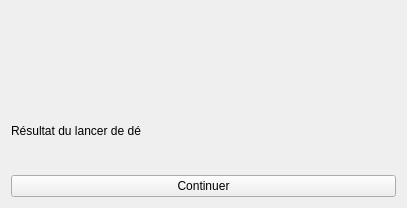
<?xml version="1.0" encoding="UTF-8"?>
<ui version="4.0">
 <class>LancerDe</class>
 <widget class="QWidget" name="LancerDe">
  <property name="geometry">
   <rect>
    <x>0</x>
    <y>0</y>
    <width>407</width>
    <height>208</height>
   </rect>
  </property>
  <property name="windowTitle">
   <string>Form</string>
  </property>
  <layout class="QVBoxLayout" name="verticalLayout">
   <item>
    <layout class="QHBoxLayout" name="desLayout">
     <item>
      <widget class="AspectRatioLabel" name="de1">
       <property name="text">
        <string/>
       </property>
      </widget>
     </item>
     <item>
      <widget class="AspectRatioLabel" name="de2">
       <property name="text">
        <string/>
       </property>
      </widget>
     </item>
     <item>
      <widget class="AspectRatioLabel" name="de3">
       <property name="text">
        <string/>
       </property>
      </widget>
     </item>
     <item>
      <widget class="AspectRatioLabel" name="de5">
       <property name="text">
        <string/>
       </property>
      </widget>
     </item>
     <item>
      <widget class="AspectRatioLabel" name="de6">
       <property name="text">
        <string/>
       </property>
      </widget>
     </item>
     <item>
      <widget class="AspectRatioLabel" name="de4">
       <property name="text">
        <string/>
       </property>
      </widget>
     </item>
    </layout>
   </item>
   <item>
    <widget class="QLabel" name="texteLancerDe">
     <property name="text">
      <string>Résultat du lancer de dé</string>
     </property>
    </widget>
   </item>
   <item>
    <widget class="QPushButton" name="bouton">
     <property name="text">
      <string>Continuer</string>
     </property>
    </widget>
   </item>
  </layout>
 </widget>
 <customwidgets>
  <customwidget>
   <class>AspectRatioLabel</class>
   <extends>QLabel</extends>
   <header>aspectratiolabel.h</header>
  </customwidget>
 </customwidgets>
 <resources/>
 <connections/>
</ui>
